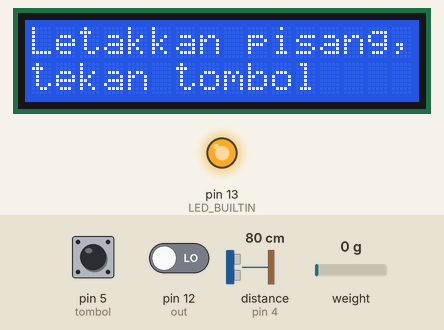
This sketch was run on a simulated Arduino Uno, built with avr-gcc and run on an emulated ATmega328P. Shown: 16×2 character LCD, output pins drawn as LEDs (lit = HIGH). Inputs (shaded band) come from the test bench; at power-on: pin 5 (tombol) HIGH, pin 12 (out) LOW, distance to the obstacle (sensor on pin 4) 80 cm, weight on the scale 0 g. The echo pulse lasts 58.3 µs per cm; pins used as bus, display or sensor lines are not drawn; what the sketch prints to the serial monitor is not drawn.

Above: at 2.2 s.
2.3 s: pin 5 (tombol) pulled LOW for 0.15 s
At 2.9 s:
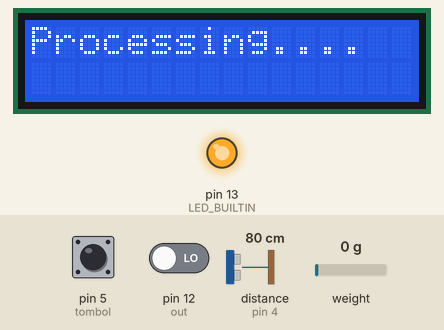
At 34.1 s:
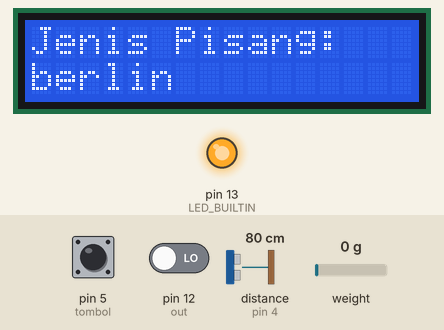
Timing chart, 0 to 34.8 s (numbered marks = the images above; inputs shaded):
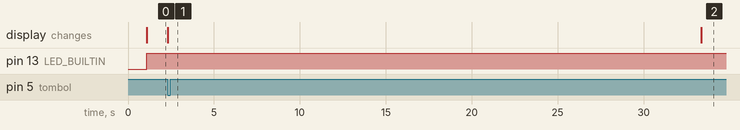

Measured:
- after the input at 2.3 s, the display: changes at once (image 1)

The sketch:

klasifikasi.ino
```cpp
#include <LiquidCrystal_I2C.h>
#include "HX711.h"
#include "pca.h"
#include "svm.h"

enum Pin : byte
{
    s0 = 8,
    s1 = 9,
    s2 = 10,
    s3 = 11,
    out = 12,
    dout = 3,
    sck = 2,
    echo = 4,
    trig = 7,
    tombol = 5
};

enum Feature
{
    red, green, blue, berat, panjang, NUM_OF_FEATURES
};

LiquidCrystal_I2C lcd(0x27, 16, 2);

constexpr float mean[]{20.51851851851852, 33.55555555555556, 52.22222222222222, 52.22851851851852, 10.306666666666665};
constexpr float stdDev[]{11.209686189714647, 18.714884813437855, 30.15187892104132, 5.41559319530783, 0.6920393908720215};

HX711 scale;
constexpr float calibration_factor{422.036};

Eloquent::ML::Port::PCA pca;
Eloquent::ML::Port::SVM clf;


void setup()
{
    // init pin
    Pin inputs[]{out, echo};
    Pin outputs[]{s0, s1, s2, s3, trig, (Pin)LED_BUILTIN};
    for(Pin pin : inputs)
        pinMode(pin, INPUT);
    pinMode(tombol, INPUT_PULLUP);

    for(Pin pin : outputs)
        pinMode(pin, OUTPUT);

    // init LCD
    lcd.init();
    lcd.backlight();
    lcd.clear();

    // init serial
    Serial.begin(9600);

    // init HX711
    scale.begin(dout, sck);
    scale.set_scale(calibration_factor);
    scale.tare();


    // init TCS
    digitalWrite(s0, HIGH);
    digitalWrite(s1, LOW);

}

void loop()
{
    lcd.clear();
    lcd.print("Letakkan pisang,");
    lcd.setCursor(0,1);
    lcd.print("tekan tombol");
    while(digitalRead(tombol)) digitalWrite(LED_BUILTIN, digitalRead(tombol));

    lcd.clear();
    lcd.print("Processing....");

    // input
    float input[NUM_OF_FEATURES];

    input[red] = standardize(readColor(red), red);
    input[green] = standardize(readColor(green), green);
    input[blue] = standardize(readColor(blue), blue);
    input[berat] = standardize(readBerat(), berat);
    input[panjang] = standardize(readPanjang(), panjang);

    for(float i : input) {Serial.print(i); Serial.print('\t');}
    Serial.println();

    // pca
    pca.transform(input);
    for(float i : input) {Serial.print(i); Serial.print('\t');}
    Serial.println();

    // klasifikasi
    lcd.clear();
    lcd.print("Jenis Pisang:");
    lcd.setCursor(0,1);
    auto prediction{clf.predictLabel(input)};
    lcd.print(prediction);
    Serial.println(prediction);
    delay(5000);
}

float standardize(float nilai, Feature fitur)
{
    Serial.println(nilai);
    return (nilai-mean[fitur]) / stdDev[fitur];
}


long readColor(Feature color)
{
    long data{};
    switch(color)
    {
    case red:
        digitalWrite(s2,LOW);
        digitalWrite(s3,LOW);
        break;

    case green:
        digitalWrite(s2,HIGH);
        digitalWrite(s3,HIGH);
        break;

    case blue:
        digitalWrite(s2,LOW);
        digitalWrite(s3,HIGH);

    default:
        break;
    }
    for(int i{}; i<10; i++){
        data += pulseIn(out,LOW);
    }
    data /= 10;
    return data;
}


float readBerat()
{
    return scale.get_units(10);
}


float readPanjang()
{
  digitalWrite(trig, HIGH);
  delayMicroseconds(10);
  digitalWrite(trig, LOW);

  return 15.83 - (pulseIn(echo, HIGH) / 29.0 / 2);
}
```

pca.h
```cpp
#pragma once
#include <stdarg.h>
namespace Eloquent {
    namespace ML {
        namespace Port {
            class PCA {
                public:
                    /**
                    * Apply dimensionality reduction
                    * @warn Will override the source vector if no dest provided!
                    */
                    void transform(float *x, float *dest = NULL) {
                        static float u[2] = { 0 };
                        u[0] = dot(x,   0.553798938847  , 0.556350548442  , 0.550032768259  , 0.152623839495  , 0.240729557885 );
                        u[1] = dot(x,   -0.038509679277  , -0.02641828174  , -0.06528892239  , 0.949542478473  , -0.30319221161 );
                        memcpy(dest != NULL ? dest : x, u, sizeof(float) * 2);
                    }

                protected:
                    /**
                    * Compute dot product with varargs
                    */
                    float dot(float *x, ...) {
                        va_list w;
                        va_start(w, 5);
                        static float mean[] = {  0.0 , 0.0 , -0.0 , -0.0 , -0.0  };
                        float dot = 0.0;

                        for (uint16_t i = 0; i < 5; i++) {
                            dot += (x[i] - mean[i]) * va_arg(w, double);
                        }

                        return dot;
                    }
                };
            }
        }
    }
```

svm.h
```cpp
#pragma once
#include <stdarg.h>
namespace Eloquent {
    namespace ML {
        namespace Port {
            class SVM {
                public:
                    /**
                    * Predict class for features vector
                    */
                    int predict(float *x) {
                        float kernels[43] = { 0 };
                        float decisions[1] = { 0 };
                        int votes[2] = { 0 };
                        kernels[0] = compute_kernel(x,   -2.330960042345  , -0.871421993496 );
                        kernels[1] = compute_kernel(x,   -0.17558309504  , -0.391568799014 );
                        kernels[2] = compute_kernel(x,   -0.603381960353  , 1.857497192876 );
                        kernels[3] = compute_kernel(x,   -1.835088030263  , 2.234863845404 );
                        kernels[4] = compute_kernel(x,   -1.712900146515  , -0.105521447676 );
                        kernels[5] = compute_kernel(x,   -0.683738399403  , -0.654835971823 );
                        kernels[6] = compute_kernel(x,   -1.435912604819  , -0.353840923589 );
                        kernels[7] = compute_kernel(x,   -1.655669679987  , -1.129104250679 );
                        kernels[8] = compute_kernel(x,   0.554839617897  , 0.671977911405 );
                        kernels[9] = compute_kernel(x,   2.168522151429  , 0.558050943079 );
                        kernels[10] = compute_kernel(x,   0.174075328171  , -0.868973346898 );
                        kernels[11] = compute_kernel(x,   2.824298279401  , -0.592444716924 );
                        kernels[12] = compute_kernel(x,   -0.461593155575  , -0.152564579734 );
                        kernels[13] = compute_kernel(x,   0.714746341313  , -0.270771717755 );
                        kernels[14] = compute_kernel(x,   2.301854462996  , -1.678632990291 );
                        kernels[15] = compute_kernel(x,   0.899730417526  , 0.878816220496 );
                        kernels[16] = compute_kernel(x,   1.8338752007  , 0.581058191119 );
                        kernels[17] = compute_kernel(x,   -0.460689098492  , -0.862507088752 );
                        kernels[18] = compute_kernel(x,   -4.133100984702  , -0.293863545117 );
                        kernels[19] = compute_kernel(x,   -0.401095725026  , -0.594357356676 );
                        kernels[20] = compute_kernel(x,   -0.836663825118  , -0.969933887774 );
                        kernels[21] = compute_kernel(x,   -0.622345227904  , -0.377541543077 );
                        kernels[22] = compute_kernel(x,   -1.84170399355  , -0.987836966229 );
                        kernels[23] = compute_kernel(x,   -1.926911759521  , 1.100898725815 );
                        kernels[24] = compute_kernel(x,   -1.32740162157  , 0.80497913922 );
                        kernels[25] = compute_kernel(x,   1.056191588845  , -0.27066751903 );
                        kernels[26] = compute_kernel(x,   -1.173167956837  , -0.653168346135 );
                        kernels[27] = compute_kernel(x,   -4.046210134058  , 0.694792481406 );
                        kernels[28] = compute_kernel(x,   0.187442235436  , 0.839808743467 );
                        kernels[29] = compute_kernel(x,   0.860291867662  , 0.487527397111 );
                        kernels[30] = compute_kernel(x,   -0.651664614574  , 0.457698334732 );
                        kernels[31] = compute_kernel(x,   -1.464149940949  , 0.745293745665 );
                        kernels[32] = compute_kernel(x,   -0.006370841414  , 0.2820692907 );
                        kernels[33] = compute_kernel(x,   2.187058634848  , -1.810282835571 );
                        kernels[34] = compute_kernel(x,   0.545112796362  , -0.379109298428 );
                        kernels[35] = compute_kernel(x,   0.455657211895  , 0.761927012661 );
                        kernels[36] = compute_kernel(x,   -1.713052087043  , -0.565713706629 );
                        kernels[37] = compute_kernel(x,   -0.181954100631  , -1.355939796446 );
                        kernels[38] = compute_kernel(x,   -0.436116300867  , -0.767851363882 );
                        kernels[39] = compute_kernel(x,   -1.133363782327  , -0.673968888089 );
                        kernels[40] = compute_kernel(x,   2.886585135902  , 0.585338573619 );
                        kernels[41] = compute_kernel(x,   2.397168009711  , -0.071710131444 );
                        kernels[42] = compute_kernel(x,   0.54107842514  , 0.606163511346 );
                        float decision = 0.231290733697;
                        decision = decision - ( + kernels[0] * -10.0  + kernels[1] * -10.0  + kernels[2] * -10.0  + kernels[3] * -10.0  + kernels[4] * -10.0  + kernels[5] * -10.0  + kernels[6] * -10.0  + kernels[7] * -10.0  + kernels[8] * -10.0  + kernels[9] * -10.0  + kernels[10] * -10.0  + kernels[11] * -10.0  + kernels[12] * -10.0  + kernels[13] * -10.0  + kernels[14] * -3.712154298397  + kernels[15] * -10.0  + kernels[16] * -10.0  + kernels[17] * -10.0  + kernels[18] * -10.0  + kernels[19] * -10.0  + kernels[20] * -10.0 );
                        decision = decision - ( + kernels[21] * 10.0  + kernels[22] * 10.0  + kernels[23] * 2.901561371689  + kernels[24] * 10.0  + kernels[25] * 10.0  + kernels[26] * 10.0  + kernels[27] * 10.0  + kernels[28] * 10.0  + kernels[29] * 10.0  + kernels[30] * 10.0  + kernels[31] * 10.0  + kernels[32] * 10.0  + kernels[33] * 10.0  + kernels[34] * 10.0  + kernels[35] * 10.0  + kernels[36] * 10.0  + kernels[37] * 10.0  + kernels[38] * 10.0  + kernels[39] * 10.0  + kernels[40] * 0.810592926707  + kernels[41] * 10.0  + kernels[42] * 10.0 );

                        return decision > 0 ? 0 : 1;
                    }

                    /**
                    * Predict readable class name
                    */
                    const char* predictLabel(float *x) {
                        return idxToLabel(predict(x));
                    }

                    /**
                    * Convert class idx to readable name
                    */
                    const char* idxToLabel(uint8_t classIdx) {
                        switch (classIdx) {
                            case 0:
                            return "susu";
                            case 1:
                            return "berlin";
                            default:
                            return "Houston we have a problem";
                        }
                    }

                protected:
                    /**
                    * Compute kernel between feature vector and support vector.
                    * Kernel type: linear
                    */
                    float compute_kernel(float *x, ...) {
                        va_list w;
                        va_start(w, 2);
                        float kernel = 0.0;

                        for (uint16_t i = 0; i < 2; i++) {
                            kernel += x[i] * va_arg(w, double);
                        }

                        return kernel;
                    }
                };
            }
        }
    }
```
